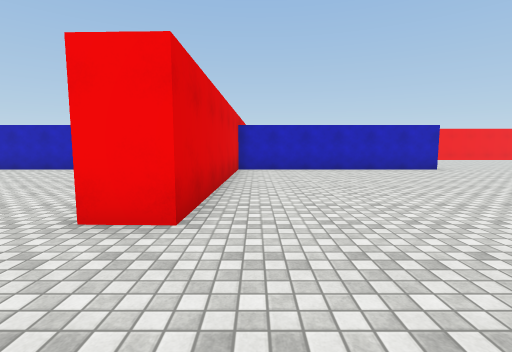
View 1 (above)

19 first-person views from a walk through a Unity game level. The camera is 1.4 m above the floor, tilts 6° down and sees 85° across. The floor is counted in squares, 1.8 m on a side. Each view is taken from the middle of a square. On the plan, view 1 faces up. The plan holds only what a view shows up to about 10 squares ahead; the rest is blank. The place goes on beyond the plan. The player is left out. Surface patterns are stand-ins for the level's own textures.

View 2
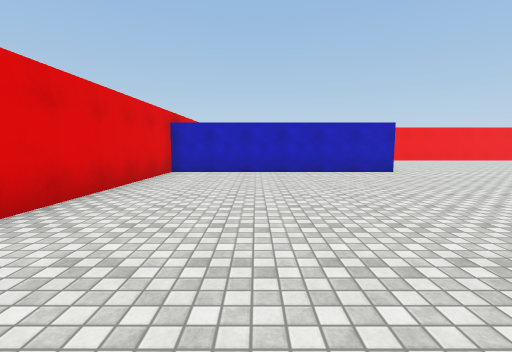

View 3
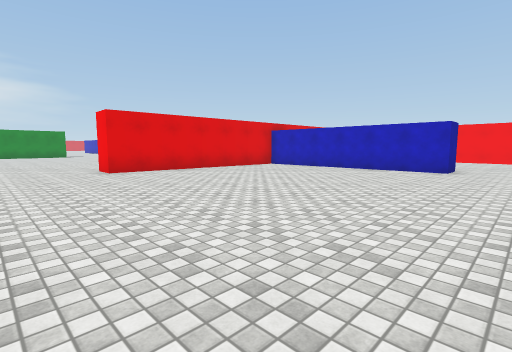

View 4
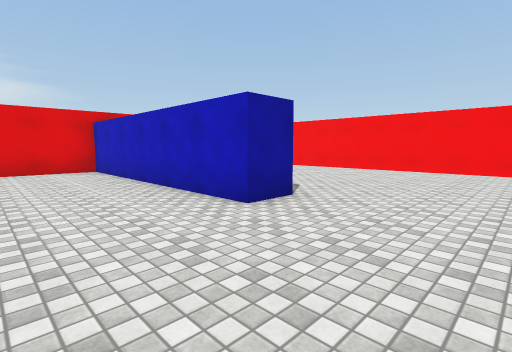

View 5
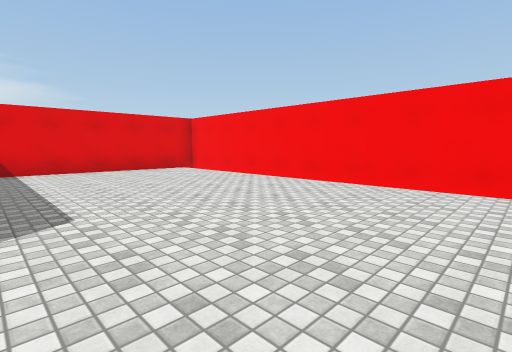

View 6
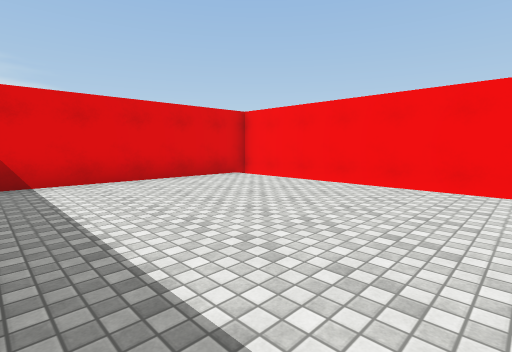

View 7
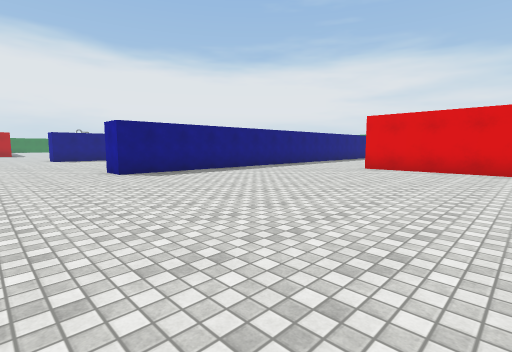

View 8
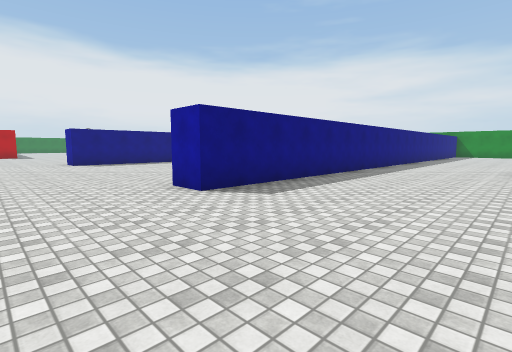

View 9
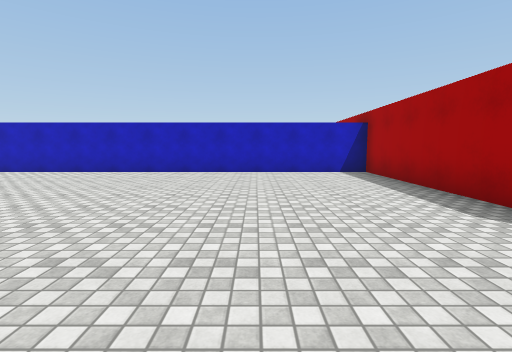

View 10
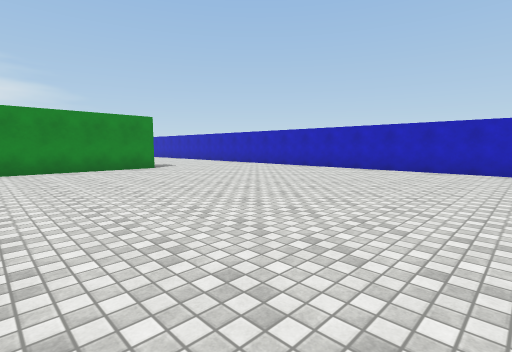

View 11
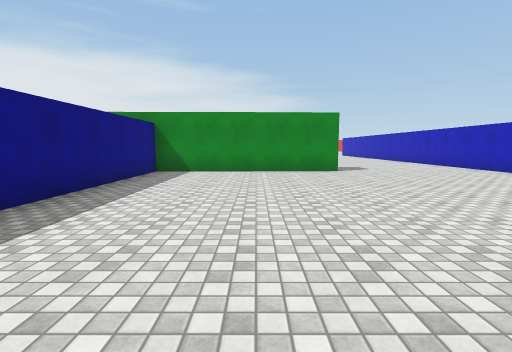

View 12
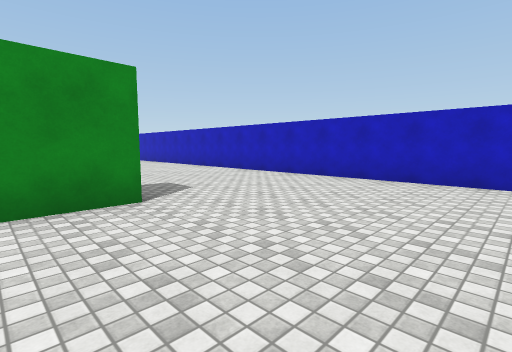

View 13
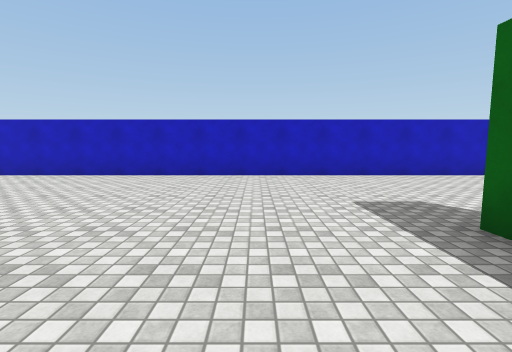

View 14
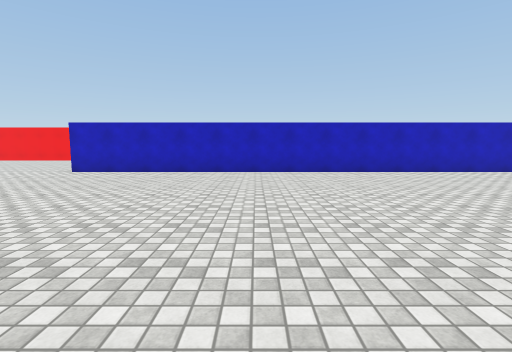

View 15
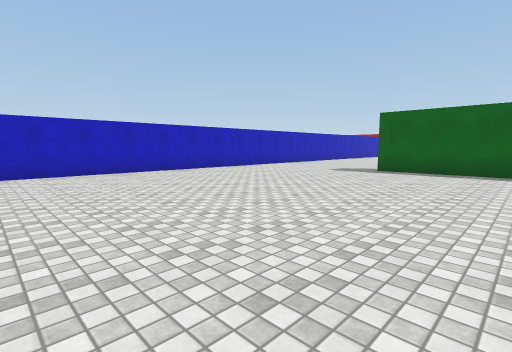

View 16
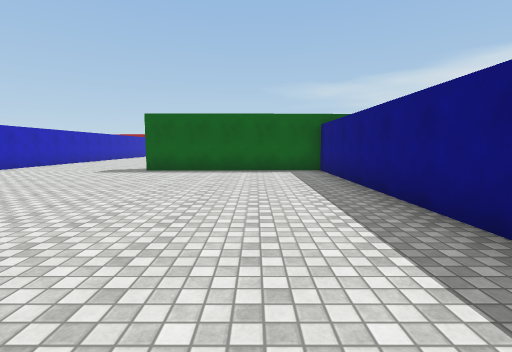

View 17
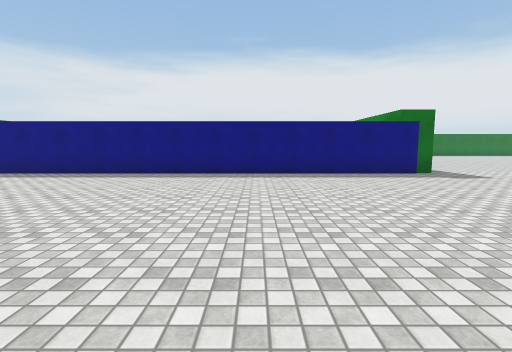

View 18
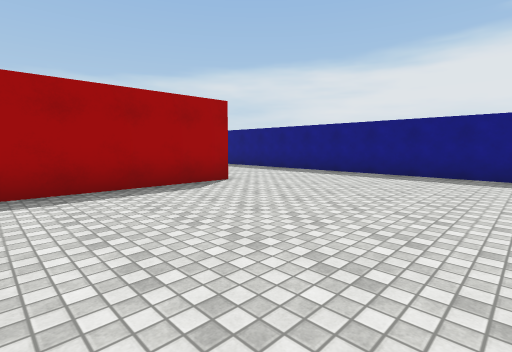

View 19
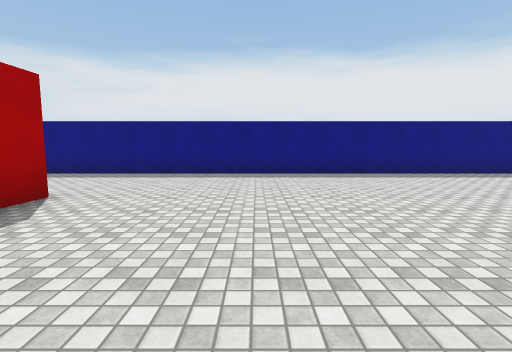

### Floor plan
Points are (right, up) in squares from view 1. A wall is a line through its corners. A room is listed if a view was taken in it or the views show most of it. See-through windows are left out.
Room 1 (views 1, 2, 3, 4, 5, 6, 7, 8)
walls: (6.2, 10.6) (6.2, 9.6) (-0.6, 9.6) (-0.8, 2.7); (-0.5, -1.1) (6.2, -1.1) (6.2, -2.1); (8.9, 16.9) (-0.4, 16.9) (-0.6, 11.2)
ways out: opening at (-1, 1) to room 2; opening at (8, -2.7)
Room 2 (views 9, 10, 11, 12, 13, 14, 15, 16, 17, 18, 19)
walls: (-15.9, 4.7) (-15.7, -1.1) (-0.5, -1.1); (-0.8, 2.7) (-1.8, 2.7) (-1.6, 9.6) (-31.5, 9.6); (-31.5, -1.1) (-16.7, -1.1) (-16.9, 4.7)
ways out: opening at (-1, 1) to room 1

Positions as (right, up) in squares from view 1, and headings:
1: (0, 0), facing up
2: (2, 1), facing up
3: (8, 0), facing up-left
4: (9, 7), facing up-left
5: (9, 11), facing up-left
6: (6, 11), facing up-left
7: (9, 7), facing down-left
8: (9, 3), facing down-left
9: (-5, 1), facing up
10: (-6, 0), facing up-left
11: (-7, 2), facing left
12: (-12, 3), facing up-left
13: (-19, 2), facing up
14: (-26, 1), facing up
15: (-26, 1), facing up-right
16: (-26, 1), facing right
17: (-27, 7), facing down
18: (-7, 7), facing down-right
19: (-5, 7), facing down
